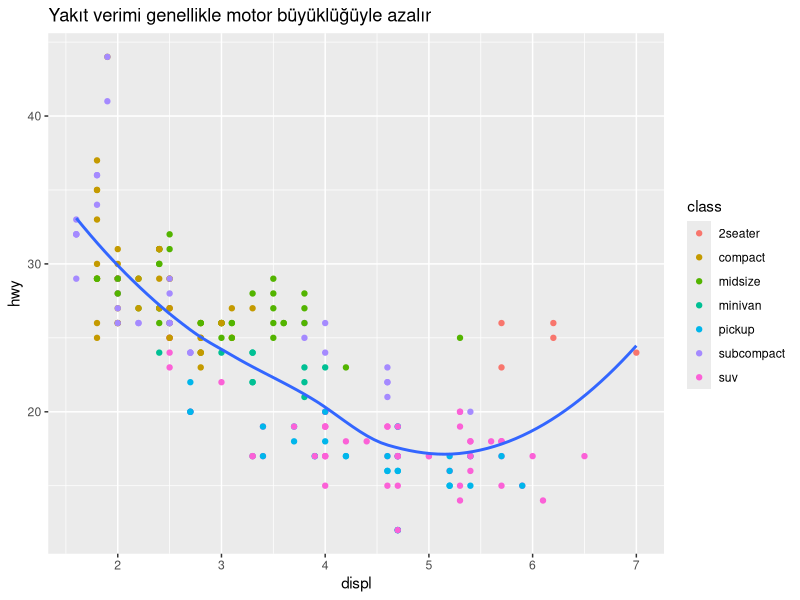
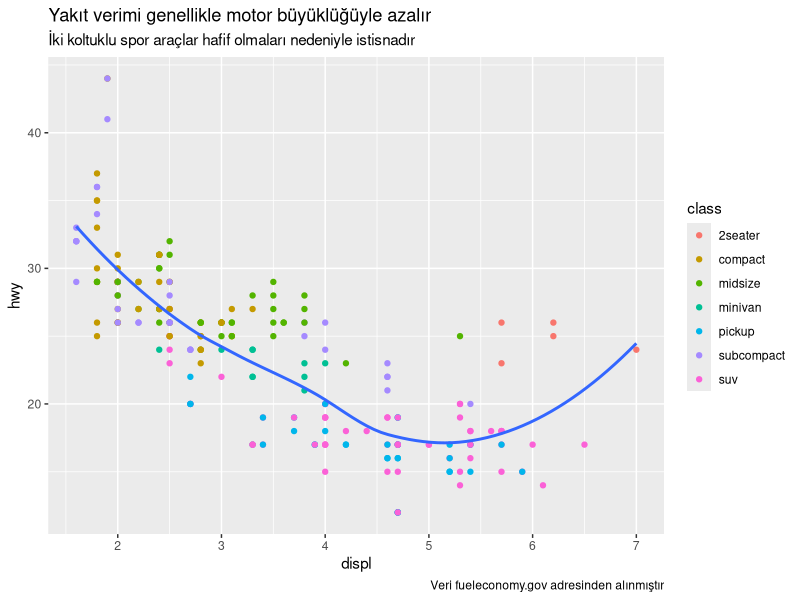
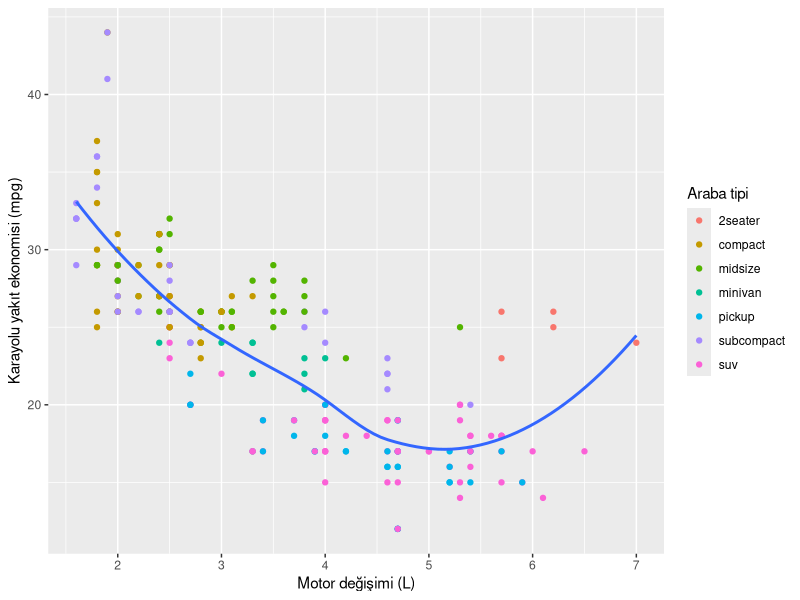
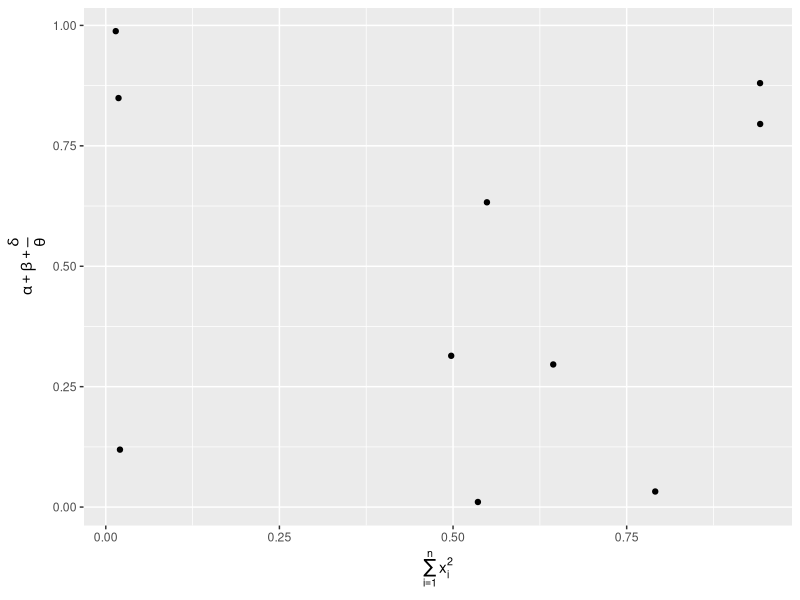
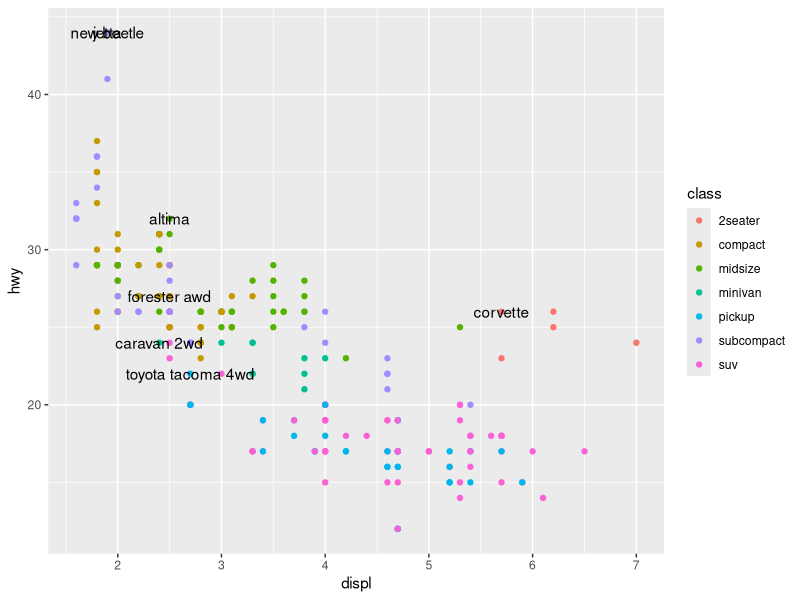
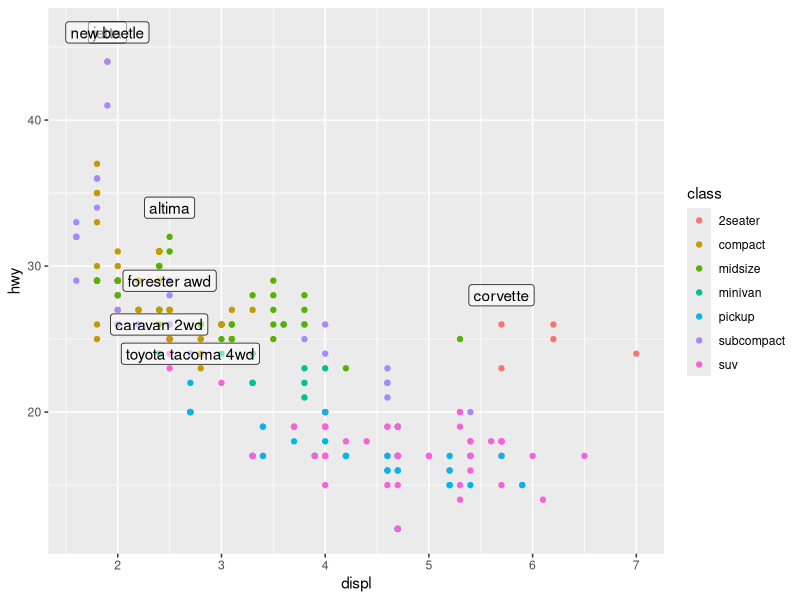
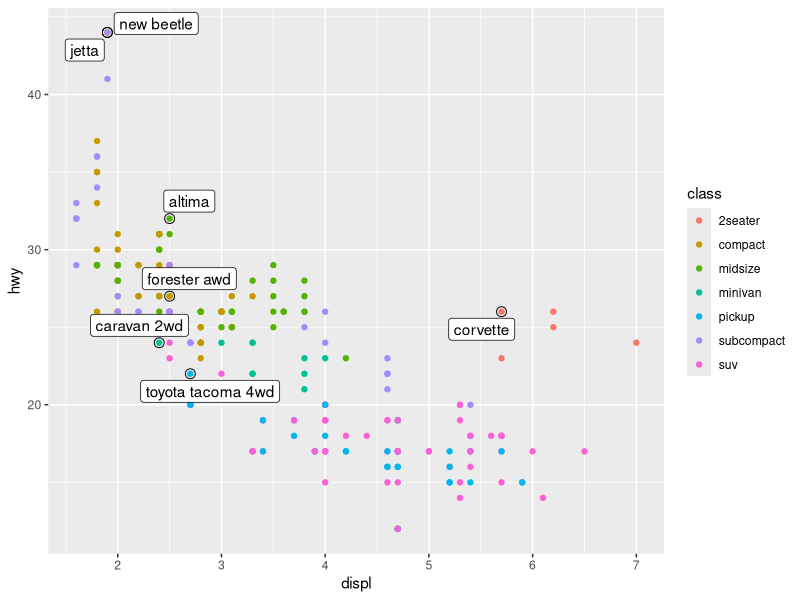
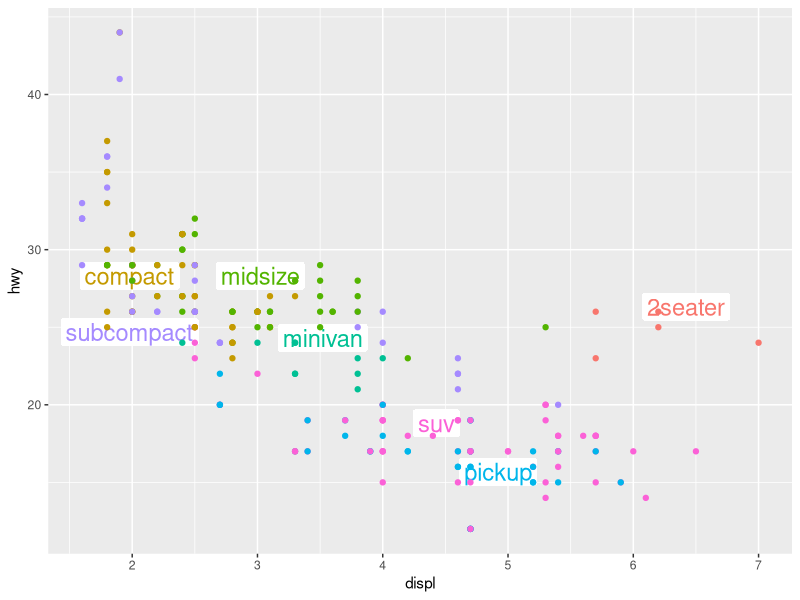

Write R code to recreate these figures, in order. (Note: this script raises an error after producing the figures.)
## ---- chunk 1
library(tidyverse)
## ---- chunk 2
ggplot(mpg, aes(displ, hwy)) +
  geom_point(aes(color = class)) +
  geom_smooth(se = FALSE) +
  labs(title = "Yakıt verimi genellikle motor büyüklüğüyle azalır")
## ---- chunk 3
ggplot(mpg, aes(displ, hwy)) +
  geom_point(aes(color = class)) +
  geom_smooth(se = FALSE) +
  labs(
    title = "Yakıt verimi genellikle motor büyüklüğüyle azalır",
    subtitle = "İki koltuklu spor araçlar hafif olmaları nedeniyle istisnadır",
    caption = "Veri fueleconomy.gov adresinden alınmıştır"
  )
## ---- chunk 4
ggplot(mpg, aes(displ, hwy)) +
  geom_point(aes(colour = class)) +
  geom_smooth(se = FALSE) +
  labs(
    x = "Motor değişimi (L)",
    y = "Karayolu yakıt ekonomisi (mpg)",
    colour = "Araba tipi"
  )
## ---- chunk 5
df <- tibble(
  x = runif(10),
  y = runif(10)
)
ggplot(df, aes(x, y)) +
  geom_point() +
  labs(
    x = quote(sum(x[i] ^ 2, i == 1, n)),
    y = quote(alpha + beta + frac(delta, theta))
  )
## ---- chunk 6
best_in_class <- mpg %>%
  group_by(class) %>%
  filter(row_number(desc(hwy)) == 1)

ggplot(mpg, aes(displ, hwy)) +
  geom_point(aes(colour = class)) +
  geom_text(aes(label = model), data = best_in_class)
## ---- chunk 7
ggplot(mpg, aes(displ, hwy)) +
  geom_point(aes(colour = class)) +
  geom_label(aes(label = model), data = best_in_class, nudge_y = 2, alpha = 0.5)
## ---- chunk 8
ggplot(mpg, aes(displ, hwy)) +
  geom_point(aes(colour = class)) +
  geom_point(size = 3, shape = 1, data = best_in_class) +
  ggrepel::geom_label_repel(aes(label = model), data = best_in_class)
## ---- chunk 9
class_avg <- mpg %>%
  group_by(class) %>%
  summarise(
    displ = median(displ),
    hwy = median(hwy)
  )

ggplot(mpg, aes(displ, hwy, colour = class)) +
  ggrepel::geom_label_repel(aes(label = class),
    data = class_avg,
    size = 6,
    label.size = 0,
    segment.color = NA
  ) +
  geom_point() +
  theme(legend.position = "none")
## ---- chunk 10
label <- mpg %>%
  summarise(
    displ = max(displ),
    hwy = max(hwy),
    label = "Increasing engine size is \nrelated to decreasing fuel economy."
  )

ggplot(mpg, aes(displ, hwy)) +
  geom_point() +
  geom_text(aes(label = label), data = label, vjust = "top", hjust = "right")
## ---- chunk 11
label <- tibble(
  displ = Inf,
  hwy = Inf,
  label = "Increasing engine size is \nrelated to decreasing fuel economy."
)

ggplot(mpg, aes(displ, hwy)) +
  geom_point() +
  geom_text(aes(label = label), data = label, vjust = "top", hjust = "right")
## ---- chunk 12
"Artan motor büyüklüğü azalan yakıt ekonomisiyle ilgilidir." %>%
  stringr::str_wrap(width = 40) %>%
  writeLines()
## ---- chunk 13
vjust <- c(bottom = 0, center = 0.5, top = 1)
hjust <- c(left = 0, center = 0.5, right = 1)

df <- tidyr::crossing(hj = names(hjust), vj = names(vjust)) %>%
  mutate(
    y = vjust[vj],
    x = hjust[hj],
    label = paste0("hjust = '", hj, "'\n", "vjust = '", vj, "'")
  )

ggplot(df, aes(x, y)) +
  geom_point(colour = "grey70", size = 5) +
  geom_point(size = 0.5, colour = "red") +
  geom_text(aes(label = label, hjust = hj, vjust = vj), size = 4) +
  labs(x = NULL, y = NULL) 
## ---- chunk 14
ggplot(mpg, aes(displ, hwy)) +
  geom_point(aes(colour = class))
## ---- chunk 15
ggplot(mpg, aes(displ, hwy)) +
  geom_point(aes(colour = class)) +
  scale_x_continuous() +
  scale_y_continuous() +
  scale_colour_discrete()
## ---- chunk 16
ggplot(mpg, aes(displ, hwy)) +
  geom_point() +
  scale_y_continuous(breaks = seq(15, 40, by = 5))
## ---- chunk 17
ggplot(mpg, aes(displ, hwy)) +
  geom_point() +
  scale_x_continuous(labels = NULL) +
  scale_y_continuous(labels = NULL)
## ---- chunk 18
presidential %>%
  mutate(id = 33 + row_number()) %>%
  ggplot(aes(start, id)) +
    geom_point() +
    geom_segment(aes(xend = end, yend = id)) +
    scale_x_date(NULL, breaks = presidential$start, date_labels = "'%y")
## ---- chunk 19
base <- ggplot(mpg, aes(displ, hwy)) +
  geom_point(aes(colour = class))

base + theme(legend.position = "left")
base + theme(legend.position = "top")
base + theme(legend.position = "bottom")
base + theme(legend.position = "right") # the default
## ---- chunk 20
ggplot(mpg, aes(displ, hwy)) +
  geom_point(aes(colour = class)) +
  geom_smooth(se = FALSE) +
  theme(legend.position = "bottom") +
  guides(colour = guide_legend(nrow = 1, override.aes = list(size = 4)))
## ---- chunk 21
ggplot(diamonds, aes(carat, price)) +
  geom_bin2d()

ggplot(diamonds, aes(log10(carat), log10(price))) +
  geom_bin2d()
## ---- chunk 22
ggplot(diamonds, aes(carat, price)) +
  geom_bin2d() + 
  scale_x_log10() + 
  scale_y_log10()
## ---- chunk 23
ggplot(mpg, aes(displ, hwy)) +
  geom_point(aes(color = drv))

ggplot(mpg, aes(displ, hwy)) +
  geom_point(aes(color = drv)) +
  scale_colour_brewer(palette = "Set1")
## ---- chunk 24
ggplot(mpg, aes(displ, hwy)) +
  geom_point(aes(color = drv, shape = drv)) +
  scale_colour_brewer(palette = "Set1")
## ---- chunk 25
par(mar = c(0, 3, 0, 0))
RColorBrewer::display.brewer.all()
## ---- chunk 26
presidential %>%
  mutate(id = 33 + row_number()) %>%
  ggplot(aes(start, id, colour = party)) +
    geom_point() +
    geom_segment(aes(xend = end, yend = id)) +
    scale_colour_manual(values = c(Republican = "red", Democratic = "blue"))
## ---- chunk 27
df <- tibble(
  x = rnorm(10000),
  y = rnorm(10000)
)
ggplot(df, aes(x, y)) +
  geom_hex() +
  coord_fixed()

ggplot(df, aes(x, y)) +
  geom_hex() +
  viridis::scale_fill_viridis() +
  coord_fixed()
## ---- chunk 28
    ggplot(df, aes(x, y)) +
      geom_hex() +
      scale_colour_gradient(low = "white", high = "red") +
      coord_fixed()
## ---- chunk 29
    ggplot(diamonds, aes(carat, price)) +
      geom_point(aes(colour = cut), alpha = 1/20)
## ---- chunk 30
ggplot(mpg, mapping = aes(displ, hwy)) +
  geom_point(aes(color = class)) +
  geom_smooth() +
  coord_cartesian(xlim = c(5, 7), ylim = c(10, 30))

mpg %>%
  filter(displ >= 5, displ <= 7, hwy >= 10, hwy <= 30) %>%
  ggplot(aes(displ, hwy)) +
  geom_point(aes(color = class)) +
  geom_smooth()
## ---- chunk 31
suv <- mpg %>% filter(class == "suv")
compact <- mpg %>% filter(class == "compact")

ggplot(suv, aes(displ, hwy, colour = drv)) +
  geom_point()

ggplot(compact, aes(displ, hwy, colour = drv)) +
  geom_point()
## ---- chunk 32
x_scale <- scale_x_continuous(limits = range(mpg$displ))
y_scale <- scale_y_continuous(limits = range(mpg$hwy))
col_scale <- scale_colour_discrete(limits = unique(mpg$drv))

ggplot(suv, aes(displ, hwy, colour = drv)) +
  geom_point() +
  x_scale +
  y_scale +
  col_scale

ggplot(compact, aes(displ, hwy, colour = drv)) +
  geom_point() +
  x_scale +
  y_scale +
  col_scale
## ---- chunk 33
ggplot(mpg, aes(displ, hwy)) +
  geom_point(aes(color = class)) +
  geom_smooth(se = FALSE) +
  theme_bw()
## ---- chunk 34
knitr::include_graphics("images/visualization-themes.png")
## ---- chunk 35
ggplot(mpg, aes(displ, hwy)) + geom_point()
ggsave("my-plot.pdf")
## ---- chunk 36
file.remove("my-plot.pdf")
## ---- chunk 37
plot <- ggplot(mpg, aes(displ, hwy)) + geom_point()
## ---- chunk 38
plot
## ---- chunk 39
plot
## ---- chunk 40
plot
